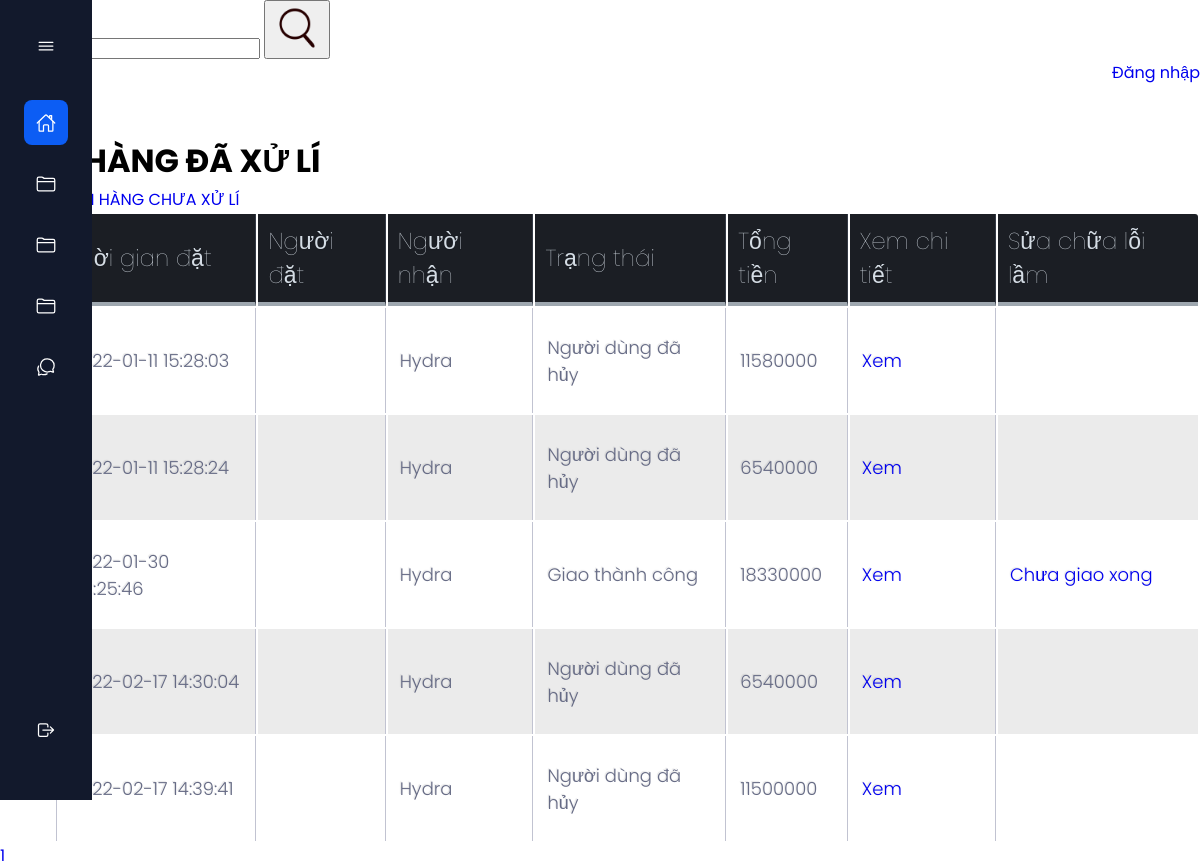
The app's page /admin/receipts/view_receipts_finished.php (signed in), older data.
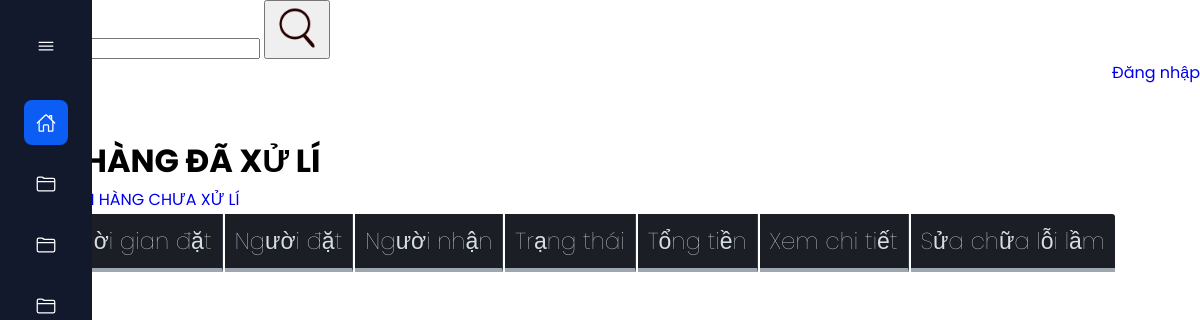
The same page, newer data.
### tables this page shows
CREATE TABLE `receipts` (
  `id` int NOT NULL,
  `customer_id` int NOT NULL,
  `order_time` timestamp NOT NULL DEFAULT CURRENT_TIMESTAMP,
  `receiver_id` varchar(50) DEFAULT NULL,
  `note` mediumtext,
  `status` int NOT NULL,
  `total` int DEFAULT NULL
);

CREATE TABLE `customers` (
  `id` int NOT NULL,
  `name` varchar(200) NOT NULL,
  `gender` varchar(200) NOT NULL,
  `dob` date NOT NULL,
  `email` varchar(200) NOT NULL,
  `password` varchar(200) NOT NULL,
  `token` varchar(200) DEFAULT NULL
);

### admin/receipts/view_receipts_finished.php (the view, shortened to what this page needs)
<!DOCTYPE html>
<html>
<head>
	<link rel="stylesheet" href="../index3.css">
	<link rel="stylesheet" href="../style_validate1.css">
	<link rel="stylesheet" type="text/css" href="../style_table.css">
</head>
<?php
require '../connect_database.php';
if (isset($_GET['index'])) {
	$i = $_GET['index'];
} else {
	$i = 1;
}
$sql_command_select_receipts = "select count(*) from receipts where status = 3 or status = 7 or status = 5";
$query_sql_command_select_receipts = mysqli_query($connect_database, $sql_command_select_receipts);
$count_receipts = mysqli_fetch_array($query_sql_command_select_receipts)['count(*)'];
$receipts_on_page = 5;
$count_pages = ceil ($count_receipts / $receipts_on_page);
$skip_receipts_page = ( $i - 1 ) * $receipts_on_page;
$sql_command_select = "SELECT receipts.*, customers.name as 'customer_name', customers.email as 'customer_email', receivers.name as 'receiver_name', receivers.phone as 'receiver_phone', receivers.address as 'receiver_address'
from receipts
left JOIN receivers on receivers.id = receipts.receiver_id
JOIN customers on customers.id = receipts.customer_id
WHERE receipts.status in (3, 5, 7)
GROUP BY receipts.id
limit $receipts_on_page offset $skip_receipts_page";
$query_sql_command_select = mysqli_query($connect_database, $sql_command_select);
 ?>
<body>
<?php require '../menu.php'; ?>
<div class="top">
	<div class = "search">
		<form class = "form_search">
			<input type="search" name="search" value = "<?php echo $content_search ?>">
			<button>
				<img src="../style/style_image/icon_search.png" width="50px">
			</button>
		</form>
	</div>
	<div class = "login">
		<a class = "login" href="https://google.com">Đăng nhập</a>
	</div>
</div>
<div class = "bot">
	<div class = "header">
		<h1 class =  "header" >ĐƠN HÀNG ĐÃ XỬ LÍ</h1>
	</div>
	-> <a href = "index.php">XEM ĐƠN HÀNG CHƯA XỬ LÍ</a>
	<br>
	<?php require '../validate.php' ?>
	<table class = "table">
		<tr>
			<th>Mã</th>
			<th>Thời gian đặt</th>
			<th>Người đặt</th>
			<th>Người nhận</th>
			<th>Trạng thái</th>
			<th>Tổng tiền</th>
			<th>Xem chi tiết</th>
			<th>Sửa chữa lỗi lầm</th>
		</tr>
		<?php foreach ($query_sql_command_select as $each_receipt) : ?>
		<?php if ($each_receipt['status'] == 3 || $each_receipt['status'] == 5 || $each_receipt['status'] == 7 ) { ?>
		<tr>
			<td><?php echo $each_receipt['id'] ?></td>
			<td><?php echo $each_receipt['order_time'] ?></td>
			<td>
				<?php echo $each_receipt['receiver_name'] ?><br>
				<?php echo $each_receipt['receiver_phone'] ?><br>
				<?php echo $each_receipt['receiver_address'] ?><br>
			</td>
			<td><?php echo $each_receipt['customer_name'] ?></td>
			<td>
				<?php
				switch ($each_receipt['status']) {
					case 7:
						echo 'Người dùng đã hủy';
						break;
					case 5:
						echo 'Giao thành công';
						break;
				}
				 ?>
			</td>
			<td><?php echo $each_receipt['total'] ?></td>
			<td>
				<a href="detail_receipt.php?id=<?php echo $each_receipt['id'] ?>">Xem</a>
			</td>
			<td>
				<?php if ( $each_receipt['status'] == 5 ) { ?>
					<a href="update_receipt.php?id=<?php echo $each_receipt['id'] ?>&status=4a">Chưa giao xong</a>
				<?php } else if ( $each_receipt['status'] == 3 ) { ?>
					<a href="update_receipt.php?id=<?php echo $each_receipt['id'] ?>&status=2">Không hủy nữa</a>
				<?php } ?>
			</td>
		</tr>
		<?php } ?>
		<?php endforeach ?>
	</table>
	<?php for ($i = 1; $i <= $count_pages; $i++ ) { ?>
		<a href = "?index=<?php echo $i ?>">
			<?php echo $i ?>
		</a>
	<?php } ?>
</div>
</body>
</html>

Row changes from the older to the newer data that the page shows:
removed receipts: order_time "2022-01-11 15:28:03", customer.name "Hydra", status "Người dùng đã hủy", total "11580000"
removed receipts: order_time "2022-01-11 15:28:24", customer.name "Hydra", status "Người dùng đã hủy", total "6540000"
removed receipts: order_time "2022-01-30 08:25:46", customer.name "Hydra", status "Giao thành công", total "18330000"
removed receipts: order_time "2022-02-17 14:30:04", customer.name "Hydra", status "Người dùng đã hủy", total "6540000"
removed receipts: order_time "2022-02-17 14:39:41", customer.name "Hydra", status "Người dùng đã hủy", total "11500000"
Text that changed along with them:
list line gone: "1"
